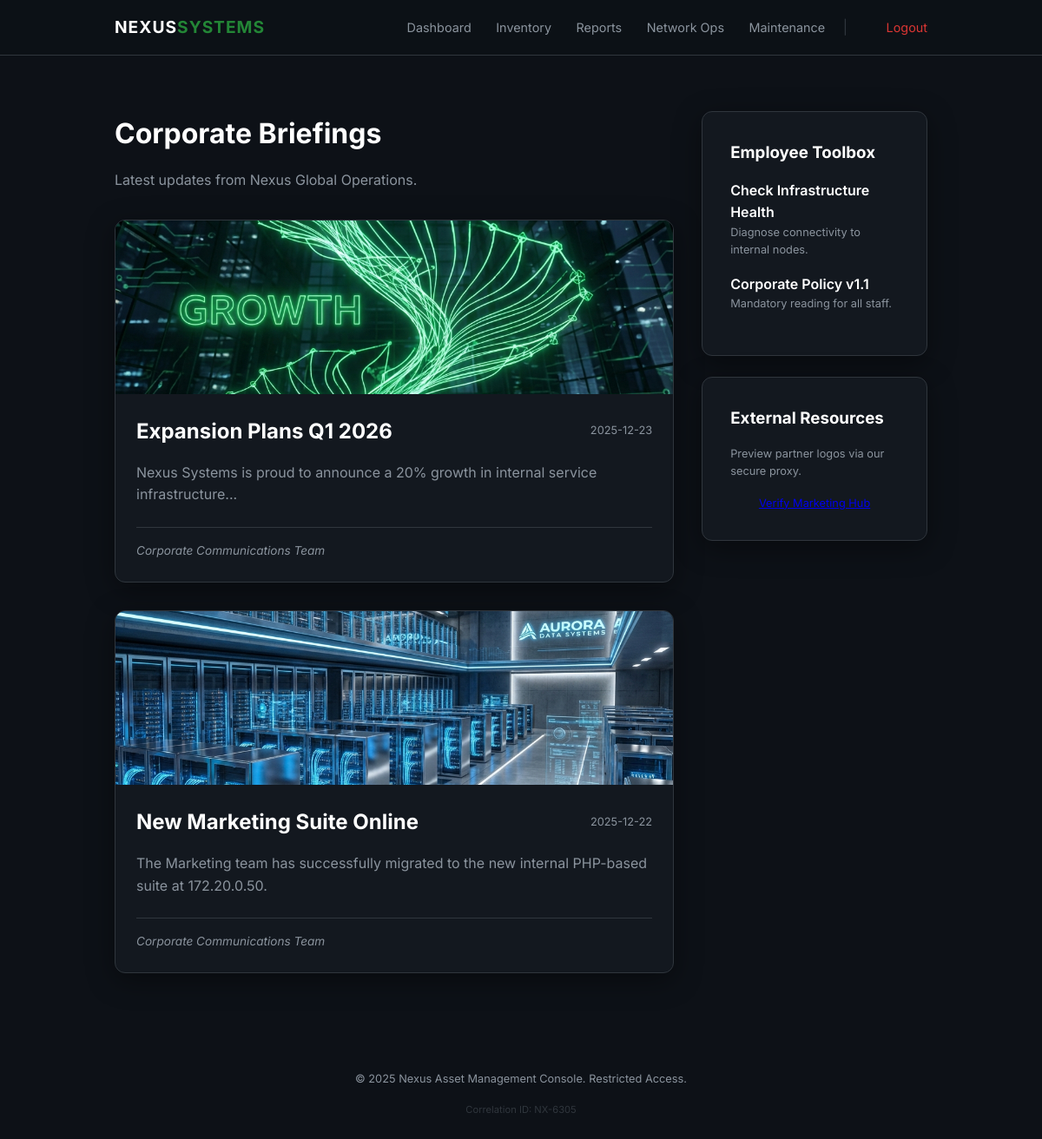
The app's page /dashboard (signed in) with its own data.
### tables this page shows
CREATE TABLE posts (id INTEGER PRIMARY KEY, title TEXT, content TEXT, author TEXT, image_url TEXT, date TEXT);

### app.py (the view)
@app.route('/dashboard')
def dashboard():
    if not session.get('user'): return redirect(url_for('login'))
    conn = sqlite3.connect('portal.db')
    c = conn.cursor()
    news = c.execute("SELECT * FROM posts ORDER BY date DESC").fetchall()
    user_data = c.execute("SELECT signature FROM users WHERE username = ?", (session['user'],)).fetchone()
    conn.close()
    signature = user_data[0] if user_data else ""
    try:
        rendered_sig = render_template_string(signature, user=session['user'])
    except Exception:
        rendered_sig = signature
    return render_template('dashboard.html', posts=news, signature=rendered_sig, user=session['user'])

### templates/dashboard.html
{% extends "base.html" %}
{% block content %}
<div style="display: flex; justify-content: space-between; align-items: flex-start; gap: 2rem;">
    <div style="flex-grow: 1;">
        <h1>Corporate Briefings</h1>
        <p style="color: var(--text-secondary); margin-bottom: 2rem;">Latest updates from Nexus Global Operations.</p>
        {% for post in posts %}
        <div class="card" style="margin-bottom: 2rem; padding: 0; overflow: hidden;">
            <div
                style="height: 200px; background: #161b22 url('{{ post[4] }}') no-repeat center center; background-size: cover;">
            </div>
            <div style="padding: 1.5rem;">
                <div style="display: flex; justify-content: space-between; align-items: center; margin-bottom: 1rem;">
                    <h2 style="margin: 0;">{{ post[1] }}</h2>
                    <span style="font-size: 0.8rem; color: var(--text-secondary);">{{ post[5] }}</span>
                </div>
                <p>{{ post[2] }}</p>
                <div
                    style="margin-top: 1.5rem; padding-top: 1rem; border-top: 1px solid var(--border-color); font-size: 0.85rem; font-style: italic; color: var(--text-secondary);">
                    {{ signature | safe }}
                </div>
            </div>
        </div>
        {% endfor %}
    </div>
    <div style="width: 320px; position: sticky; top: 100px;">
        <div class="card">
            <h3>Employee Toolbox</h3>
            <ul style="list-style: none; margin-top: 1rem;">
                <li style="margin-bottom: 1rem;">
                    <a href="{{ url_for('diagnostics') }}"
                        style="text-decoration: none; color: #fff; font-weight: 600;">Check Infrastructure Health</a>
                    <p style="font-size: 0.8rem; color: var(--text-secondary);">Diagnose connectivity to internal nodes.
                    </p>
                </li>
                <li style="margin-bottom: 1rem;">
                    <a href="{{ url_for('download', doc='policy_v1.txt') }}"
                        style="text-decoration: none; color: #fff; font-weight: 600;">Corporate Policy v1.1</a>
                    <p style="font-size: 0.8rem; color: var(--text-secondary);">Mandatory reading for all staff.</p>
                </li>
            </ul>
        </div>
        <div class="card" style="margin-top: 1.5rem;">
            <h3>External Resources</h3>
            <p style="font-size: 0.8rem;">Preview partner logos via our secure proxy.</p>
            <a href="/proxy?url=http://172.20.0.50" class="btn"
                style="display: block; text-align: center; font-size: 0.8rem;">Verify Marketing Hub</a>
        </div>
    </div>
</div>
{% endblock %}

### templates/base.html (shortened to what this page needs)
<!DOCTYPE html>
<html lang="en">
<head>
    <link rel="stylesheet" href="{{ url_for('static', filename='style.css') }}">
</head>
<body>
    <nav>
        <div class="nav-content">
            <div class="logo">
                <a href="{{ url_for('dashboard') }}"
                    style="color: #fff; font-weight: 700; text-decoration: none; font-size: 1.2rem; letter-spacing: 1px;">
                    NEXUS<span style="color: var(--accent-color);">SYSTEMS</span>
                </a>
            </div>
            <div class="nav-links">
                {% if user %}
                <a href="{{ url_for('dashboard') }}">Dashboard</a>
                <a href="{{ url_for('inventory') }}">Inventory</a>
                <a href="{{ url_for('reports') }}">Reports</a>
                <a href="{{ url_for('network') }}">Network Ops</a>
                <a href="{{ url_for('maintenance') }}">Maintenance</a>
                <span style="margin: 0 1rem; color: var(--border-color);">|</span>
                <a href="{{ url_for('logout') }}" style="color: var(--danger);">Logout</a>
                {% else %}
                <a href="{{ url_for('login') }}">Access Node</a>
                {% endif %}
            </div>
        </div>
    </nav>
    <div class="container">
        {% block content %}{% endblock %}
    </div>
    <footer>
        <p>&copy; 2025 Nexus Asset Management Console. Restricted Access.</p>
        <p style="font-size: 0.7rem; color: var(--border-color); margin-top: 0.5rem;">Correlation ID: NX-{{ range(1000,
            9999) | random }}</p>
    </footer>
</body>
</html>

### static/style.css (style rules this page uses)
:root { --bg-color: #0d1117; --card-bg: rgba(22, 27, 34, 0.8); --border-color: #30363d; --text-primary: #c9d1d9; --text-secondary: #8b949e; --accent-color: #238636; --accent-glow: rgba(35, 134, 54, 0.4); --danger: #da3633; --danger-glow: rgba(218, 54, 51, 0.3); --font-main: 'Inter', -apple-system, BlinkMacSystemFont, "Segoe UI", Helvetica, Arial, sans-serif; --font-mono: 'JetBrains Mono', 'Fira Code', 'Courier New', monospace; }
* { box-sizing: border-box; margin: 0; padding: 0; }
body { background-color: var(--bg-color); color: var(--text-primary); font-family: var(--font-main); line-height: 1.6; overflow-x: hidden; }
.container { max-width: 1000px; margin: 0 auto; padding: 2rem; }
.card { background: var(--card-bg); border: 1px solid var(--border-color); border-radius: 12px; padding: 2rem; backdrop-filter: blur(8px); box-shadow: 0 8px 32px rgba(0, 0, 0, 0.4); transition: transform 0.3s ease, box-shadow 0.3s ease; }
h1, h2, h3 { margin-bottom: 1rem; color: #fff; }
p { margin-bottom: 1rem; color: var(--text-secondary); }
nav { border-bottom: 1px solid var(--border-color); padding: 1rem 0; margin-bottom: 2rem; background: rgba(13, 17, 23, 0.9); position: sticky; top: 0; z-index: 100; }
.nav-content { display: flex; justify-content: space-between; align-items: center; max-width: 1000px; margin: 0 auto; padding: 0 2rem; }
.nav-links a { color: var(--text-secondary); text-decoration: none; margin-left: 1.5rem; font-size: 0.9rem; transition: color 0.2s; }
footer { text-align: center; padding: 3rem 0; color: var(--text-secondary); font-size: 0.8rem; }

### records on screen
posts: image_url (picture), title "Expansion Plans Q1 2026", date "2025-12-23", content "Nexus Systems is proud to announce a 20% growth in internal service infrastructure...", signature "Corporate Communications Team"
posts: image_url (picture), title "New Marketing Suite Online", date "2025-12-22", content "The Marketing team has successfully migrated to the new internal PHP-based suite at 172.20.0.50.", signature "Corporate Communications Team"
